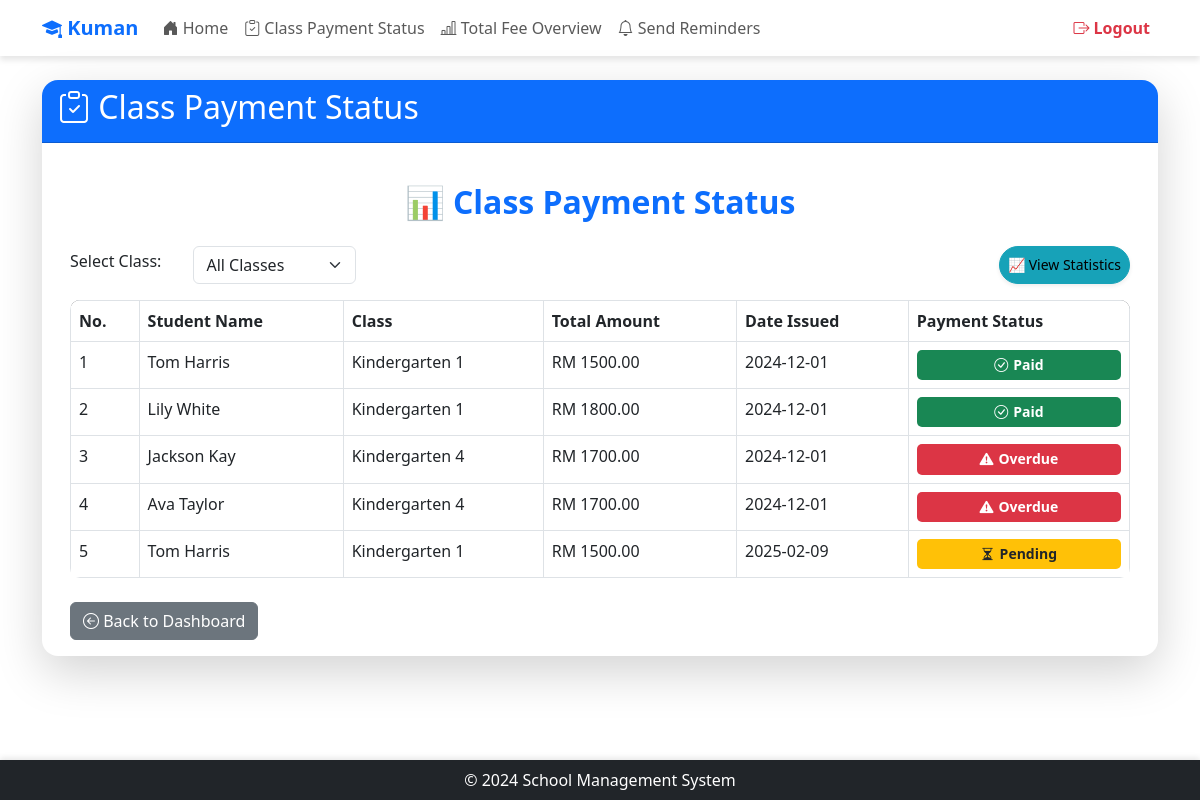
Screenshot of /teacher/fee-status (signed in) with the database file from the repository.
### app/models/models.py (models this page shows, shortened)
class Settings(db.Model):
    __tablename__ = 'Settings'
    setting_key = db.Column('SettingKey', db.String, primary_key=True)
    setting_value = db.Column('SettingValue', db.String, nullable=False)
    description = db.Column('Description', db.String, nullable=False)
    category = db.Column('Category', db.String, nullable=False)

class FeeRecord(db.Model):
    __tablename__ = 'FeeRecord'
    fee_record_id = db.Column('FeeRecordId', db.String, primary_key=True, default=lambda: str(uuid.uuid4()))
    fee_assignment_id = db.Column('FeeAssignmentId', db.String, ForeignKey('StudentFeeAssignment.FeeAssignmentId', ondelete='CASCADE'))
    status_id = db.Column('StatusId', db.String, ForeignKey('PaymentStatus.StatusId', ondelete='SET NULL'))
    flagged_for_followup = db.Column('FlaggedForFollowUp', db.Integer, nullable=False, default=0)  # 0 = Not Flagged, 1 = Flagged
    date_assigned = db.Column('DateAssigned', db.Date, nullable=False)
    due_date = db.Column('DueDate', db.Date, nullable=False)
    amount_due = db.Column('AmountDue', db.Numeric(10, 2), nullable=False)
    late_fee_amount = db.Column('LateFeeAmount', db.Numeric(10, 2), nullable=False)
    discount_amount = db.Column('DiscountAmount', db.Numeric(10, 2), nullable=False)
    total_amount = db.Column('TotalAmount', db.Numeric(10, 2), nullable=False)
    last_updated_date = db.Column('LastUpdatedDate', db.Date, nullable=False)
    assignment = relationship('StudentFeeAssignment', back_populates='fee_records')
    status = relationship('PaymentStatus', back_populates='fee_records')
    payment_histories = relationship('PaymentHistory', back_populates='fee_record')

class Class(db.Model):
    __tablename__ = 'Class'
    class_id = db.Column('ClassId', db.String, primary_key=True)
    class_name = db.Column('ClassName', db.String, nullable=False)
    description = db.Column('Description', db.String, nullable=True)
    assignments = relationship('ClassAssignment', back_populates='class_')

### app/routes/teacher/fee_status.py (the view)
@teacher.route('/fee-status')
@login_required
@role_required('2')
def fee_status():
    selected_class = request.args.get('class_name', None)
    query = (
        db.session.query(
            User.first_name,
            User.last_name,
            Class.class_name,
            FeeRecord.amount_due,
            FeeRecord.total_amount,
            PaymentStatus.status_name,
            FeeRecord.date_assigned  # Use date_assigned here
        )
        .join(ClassAssignment, ClassAssignment.student_id == User.id)  # Join to filter by teacher's classes
        .join(Class, Class.class_id == ClassAssignment.class_id)
        .join(StudentFeeAssignment, StudentFeeAssignment.student_id == User.id)
        .join(FeeRecord, FeeRecord.fee_assignment_id == StudentFeeAssignment.fee_assignment_id)
        .join(PaymentStatus, PaymentStatus.status_id == FeeRecord.status_id)
        .filter(ClassAssignment.class_id.in_(
            db.session.query(ClassAssignment.class_id)
            .filter(ClassAssignment.teacher_id == current_user.id)  # Only classes assigned to the teacher
        ))
    )
    if selected_class:
        query = query.filter(Class.class_name == selected_class)
    fee_data = query.all()
    payments = [{
        "student_name": f"{record.first_name} {record.last_name}",
        "class_name": record.class_name,
        "amount_due": record.amount_due,
        "paid_amount": record.total_amount,
        "payment_status": record.status_name,
        "date_assigned": record.date_assigned.strftime('%Y-%m-%d')  # Format the date as required
    } for record in fee_data]
    total_students = len(fee_data)
    paid_count = sum(1 for record in fee_data if record.status_name == 'Paid')
    pending_count = sum(1 for record in fee_data if record.status_name == 'Pending')
    overdue_count = sum(1 for record in fee_data if record.status_name == 'Overdue')
    paid_percentage = (paid_count / total_students * 100) if total_students else 0
    pending_percentage = (pending_count / total_students * 100) if total_students else 0
    overdue_percentage = (overdue_count / total_students * 100) if total_students else 0
    class_names = (
        db.session.query(Class.class_name)
        .join(ClassAssignment)
        .filter(ClassAssignment.teacher_id == current_user.id)
        .distinct()
        .all()
    )
    class_names = [class_name[0] for class_name in class_names]  # Extract class names
    return render_template(
        'teacher/fee_status.html',
        payments=payments,
        class_names=class_names,
        selected_class=selected_class,
        total_students=total_students,
        paid_percentage=paid_percentage,
        pending_percentage=pending_percentage,
        overdue_percentage=overdue_percentage,
        app_name=app_name()
    )

### app/__init__.py (called while the page is built)
@login_manager.user_loader
def load_user(user_id):
    from .models.models import User
    return User.query.get(user_id)

### app/routes/routes.py (called while the page is built)
def app_name():
    app_name = "School Management System"
    with current_app.app_context():
        setting = Settings.query.filter_by(setting_key='school_name').first()
        if setting and setting.setting_value:
            app_name = setting.setting_value
    return app_name

def role_required(*roles):
    def decorator(f):
        @wraps(f)
        def decorated_function(*args, **kwargs):
            if not current_user.is_authenticated or current_user.role_id not in roles:
                abort(403)  # Forbidden access if role does not match
            return f(*args, **kwargs)
        return decorated_function
    return decorator

### app/templates/teacher/fee_status.html (shortened to what this page needs)
{% extends "share/dashboard.html" %}
{% block card_title %}<i class="bi bi-clipboard-check"></i> Class Payment Status{% endblock %}
{% block card_content %}
<div class="container mt-4">
    <h2 class="text-center text-primary fw-bold mb-4">📊 Class Payment Status</h2>
    <div class="d-flex justify-content-between mb-3">
        <form method="GET" class="row align-items-center">
            <div class="col-auto">
                <label for="class_name" class="form-label me-2">Select Class:</label>
            </div>
            <div class="col-auto">
                <select id="class_name" name="class_name" class="form-select" onchange="this.form.submit()">
                    <option value="">All Classes</option>
                </select>
            </div>
        </form>
        <button class="btn btn-info btn-sm shadow-sm rounded-pill" onclick="showStatistics()">📈 View Statistics</button>
    </div>
    <table class="table table-bordered table-hover">
        <thead class="thead-dark">
            <tr>
                <th>No.</th>
                <th>Student Name</th>
                <th>Class</th>
                <th>Total Amount</th>
                <th>Date Issued</th>
                <th>Payment Status</th>
            </tr>
        </thead>
        <tbody>
            {% if payments %}
                {% for payment in payments %}
                    <tr>
                        <td>{{ loop.index }}</td>
                        <td>{{ payment.student_name }}</td>
                        <td>{{ payment.class_name }}</td>
                        <td>RM {{ payment.paid_amount }}</td>
                        <td>{{ payment.date_assigned }}</td>
                        <td>
                            {% if payment.payment_status == "Pending" %}
                                <span class="badge bg-warning text-dark">
                                    <i class="bi bi-hourglass-split"></i> Pending
                                </span>
                            {% elif payment.payment_status == "Overdue" %}
                                <span class="badge bg-danger">
                                    <i class="bi bi-exclamation-triangle-fill"></i> Overdue
                                </span>
                            {% elif payment.payment_status == "Paid" %}
                                <span class="badge bg-success">
                                    <i class="bi bi-check-circle"></i> Paid
                                </span>
                            {% endif %}
                        </td>
                    </tr>
                {% endfor %}
            {% else %}
                <tr>
                    <td colspan="6" class="text-center">No records found.</td>
                </tr>
            {% endif %}
        </tbody>
    </table>
    <div class="text-left mt-4">
        <a href="{{ url_for('teacher.dashboard') }}" class="btn btn-secondary">
            <i class="bi bi-arrow-left-circle"></i> Back to Dashboard
        </a>
    </div>
</div>
{% endblock %}

### app/templates/share/dashboard.html (shortened to what this page needs)
<!DOCTYPE html>
<html lang="en">
  <head>
    <link href="https://cdn.jsdelivr.net/npm/bootstrap@5.3.0-alpha1/dist/css/bootstrap.min.css" rel="stylesheet" />
    <link href="https://cdn.jsdelivr.net/npm/bootstrap-icons/font/bootstrap-icons.css" rel="stylesheet" />
  </head>
  <body>
    <header class="navbar navbar-expand-lg navbar-light">
      <div class="container">
        <a class="navbar-brand text-primary fw-bold"
          href="{% if current_user.role_id == '1' %}
                    {{ url_for('admin.dashboard') }}
                {% elif current_user.role_id == '2' %}
                    {{ url_for('teacher.dashboard') }}
                {% elif current_user.role_id == '3' %}
                    {{ url_for('parent.dashboard') }}
                {% elif current_user.role_id == '4' %}
                    {{ url_for('accountant.dashboard') }}
                {% else %}
                    {{ url_for('views.home') }}
                {% endif %}">
          <i class="bi bi-mortarboard-fill"></i> {{ app_name }}
        </a>
        <div class="collapse navbar-collapse" id="navbarNav">
          <ul class="navbar-nav me-auto">
            <li class="nav-item">
              <a class="nav-link"
                 href="{% if current_user.role_id == '1' %}
                          {{ url_for('admin.dashboard') }}
                       {% elif current_user.role_id == '2' %}
                          {{ url_for('teacher.dashboard') }}
                       {% elif current_user.role_id == '3' %}
                          {{ url_for('parent.dashboard') }}
                       {% elif current_user.role_id == '4' %}
                          {{ url_for('accountant.dashboard') }}
                       {% else %}
                          {{ url_for('views.home') }}
                       {% endif %}">
                <i class="bi bi-house-door-fill"></i> Home
              </a>
            </li>
            {% if current_user.role_id == '1' %}
              <li class="nav-item">
                <a class="nav-link" href="{{ url_for('admin.manage_users') }}">
                  <i class="bi bi-people"></i> Manage Users
                </a>
              </li>
              <li class="nav-item">
                <a class="nav-link" href="{{ url_for('admin.fee_management') }}">
                  <i class="bi bi-cash-coin"></i> Fee Management
                </a>
              </li>
              <li class="nav-item">
                <a class="nav-link" href="{{ url_for('admin.class_assignments') }}">
                  <i class="bi bi-clipboard-data"></i> Class Assignments
                </a>
              </li>
              <li class="nav-item">
                <a class="nav-link" href="{{ url_for('admin.parent_student') }}">
                  <i class="bi bi-person-check"></i> Parent-Student Data
                </a>
              </li>
              <li class="nav-item">
                <a class="nav-link" href="{{ url_for('admin.system_settings') }}">
                  <i class="bi bi-gear"></i> System Settings
                </a>
              </li>
            {% elif current_user.role_id == '2' %}
              <li class="nav-item">
                <a class="nav-link" href="{{ url_for('teacher.fee_status') }}">
                  <i class="bi bi-clipboard-check"></i> Class Payment Status
                </a>
              </li>
              <li class="nav-item">
                <a class="nav-link" href="{{ url_for('teacher.generate_total_fee') }}">
                  <i class="bi bi-bar-chart-line"></i> Total Fee Overview
                </a>
              </li>
              <li class="nav-item">
                <a class="nav-link" href="{{ url_for('teacher.send_reminders') }}">
                  <i class="bi bi-bell"></i> Send Reminders
                </a>
              </li>
            {% endif %}
          </ul>
          <ul class="navbar-nav ms-auto">
            <li class="nav-item">
              <a class="nav-link text-danger fw-bold" href="{{ url_for('auth.logout') }}">
                <i class="bi bi-box-arrow-right"></i> Logout
              </a>
            </li>
          </ul>
        </div>
      </div>
    </header>
    <main class="container mt-4">
      <div class="card border-0 shadow-lg rounded-4">
        <div class="card-header text-white bg-primary rounded-top-4">
          <h2>{% block card_title %} {% endblock %}</h2>
        </div>
        <div class="card-body">
          {% block card_content %} {% endblock %}
        </div>
      </div>
    </main>
    <footer class="bg-dark text-white py-2 mt-5 text-center sticky-footer">
      <div class="container">
        <p class="m-0">&copy; 2024 School Management System</p>
      </div>
    </footer>
  </body>
</html>

### app/templates/share/dashboard.html (style rules this page uses)
html, body { height: 100%; }
body { display: flex; flex-direction: column; min-height: 100vh; }
main { flex: 1; }
.navbar { background: rgba(255, 255, 255, 0.9); box-shadow: 0 4px 6px rgba(0, 0, 0, 0.1); }
.navbar-nav .nav-link { font-weight: 500; transition: 0.3s; }
.badge { font-size: 0.75rem; }
.sticky-footer { position: sticky; bottom: 0; width: 100%; box-shadow: 0 -2px 6px rgba(0, 0, 0, 0.1); }

### app/templates/teacher/fee_status.html (style rules this page uses)
.d-flex { display: flex; }
.table { border-radius: 10px; overflow: hidden; }
.thead-dark { background-color: #343a40; color: white; }
.btn-info { background-color: #17a2b8; border-color: #17a2b8; }
.badge { padding: 8px; font-size: 14px; border-radius: 5px; display: flex; align-items: center; justify-content: center; }
.badge i { margin-right: 5px; }

### rows the page displays
Settings: SettingValue "Kuman"
FeeRecord: student_name "Tom Harris", class_name "Kindergarten 1", paid_amount "1500.00", date_assigned "2024-12-01", shows "Paid"
FeeRecord: student_name "Lily White", class_name "Kindergarten 1", paid_amount "1800.00", date_assigned "2024-12-01", shows "Paid"
FeeRecord: student_name "Jackson Kay", class_name "Kindergarten 4", paid_amount "1700.00", date_assigned "2024-12-01", shows "Overdue"
FeeRecord: student_name "Ava Taylor", class_name "Kindergarten 4", paid_amount "1700.00", date_assigned "2024-12-01", shows "Overdue"
FeeRecord: student_name "Tom Harris", class_name "Kindergarten 1", paid_amount "1500.00", date_assigned "2025-02-09", shows "Pending"
